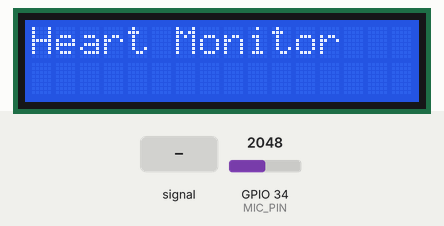
Recording of a sketch running on a simulated ESP32. On the bench: 16×2 character LCD. The inputs (shaded band) are chosen by the test bench; at power-on: GPIO 34 (MIC_PIN) = 2048. What the sketch prints to the serial monitor is not drawn.

Above: at 0.1 s.
At 3.2 s:
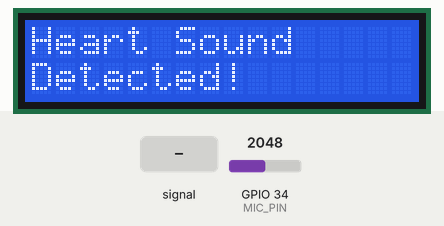
3.3 s: GPIO 34 (MIC_PIN) fed a 1000 Hz sine of ±1023 counts around its level
6.3 s: GPIO 34 (MIC_PIN) fed a 50 Hz sine of ±1228 counts around its level
Timing chart, 0 to 9.3 s (numbered marks = the images above; inputs shaded):
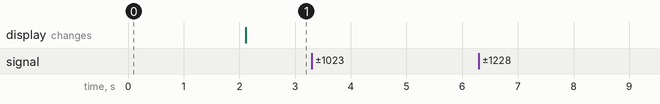

Measured:
- after the input at 3.3 s, every drawn part: stays the same
- after the input at 6.3 s, every drawn part: stays the same

The sketch:

diplaychecking.ino
```cpp
#include <Wire.h>
#include <LiquidCrystal_I2C.h>

#define MIC_PIN 34
#define THRESHOLD 1900

LiquidCrystal_I2C lcd(0x27,16,2);

unsigned long detectionTime = 0;
bool soundDetected = false;

void setup() {

  Serial.begin(115200);

  lcd.init();
  lcd.backlight();

  lcd.setCursor(0,0);
  lcd.print("Heart Monitor");
  delay(2000);
  lcd.clear();

  lcd.setCursor(0,0);
  lcd.print("Listening...");
}

void loop() {

  int micValue = analogRead(MIC_PIN);
  Serial.println(micValue);

  if(micValue > THRESHOLD) {

    soundDetected = true;
    detectionTime = millis();

    lcd.clear();
    lcd.setCursor(0,0);
    lcd.print("Heart Sound");
    lcd.setCursor(0,1);
    lcd.print("Detected!");
  }

  if(soundDetected && millis() - detectionTime > 10000) {

    lcd.clear();
    lcd.setCursor(0,0);
    lcd.print("Listening...");
    soundDetected = false;
  }

  delay(50);
}
```
